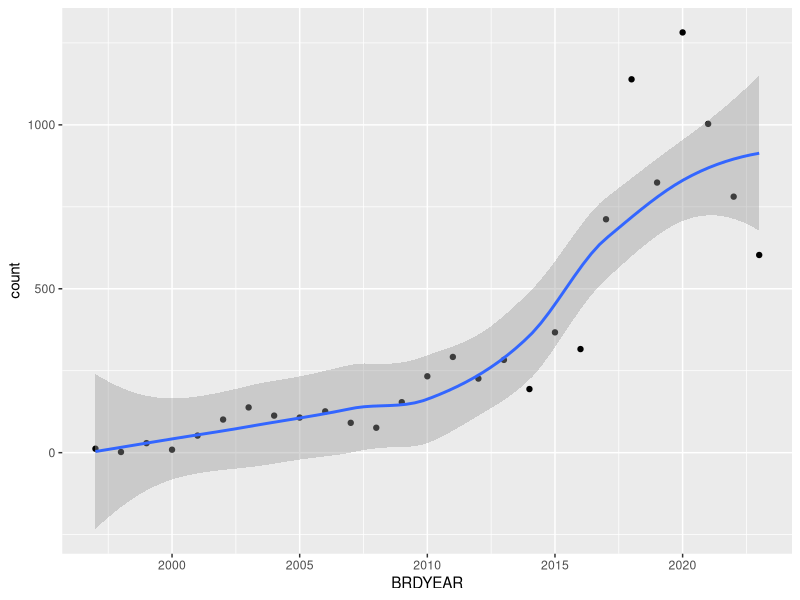
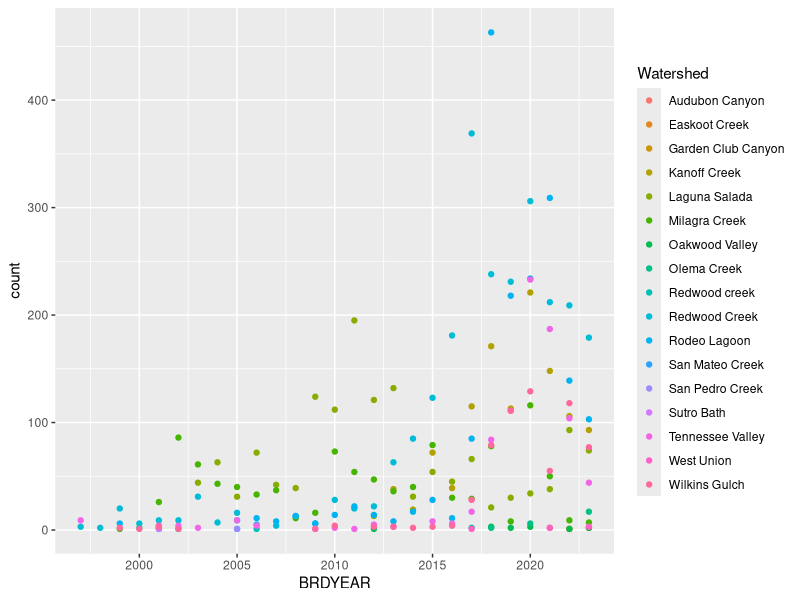
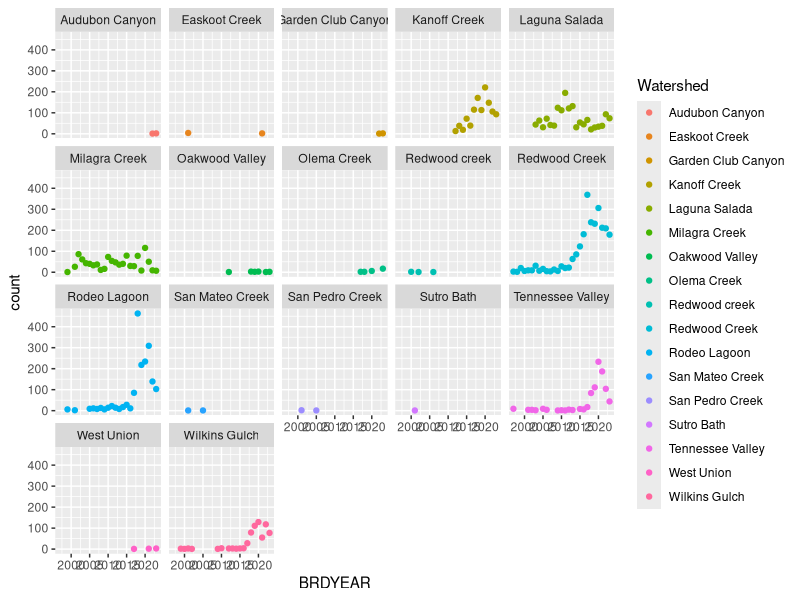
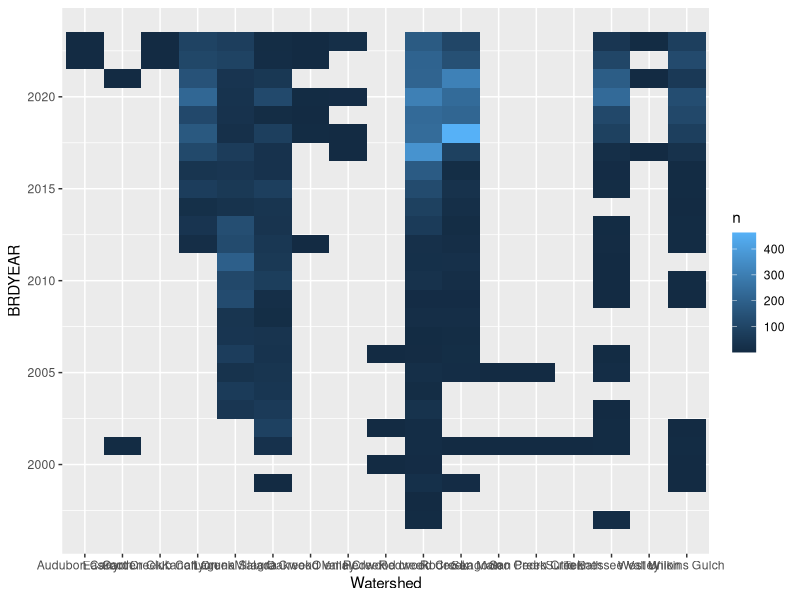
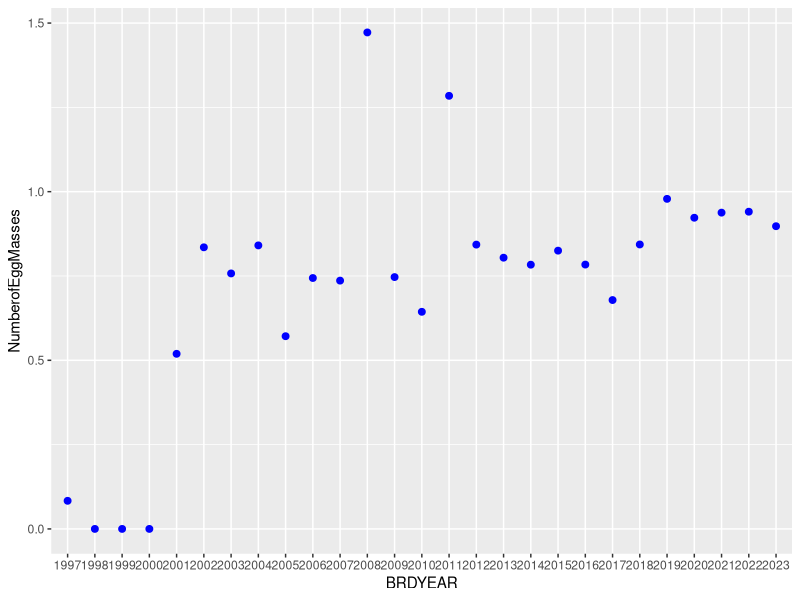
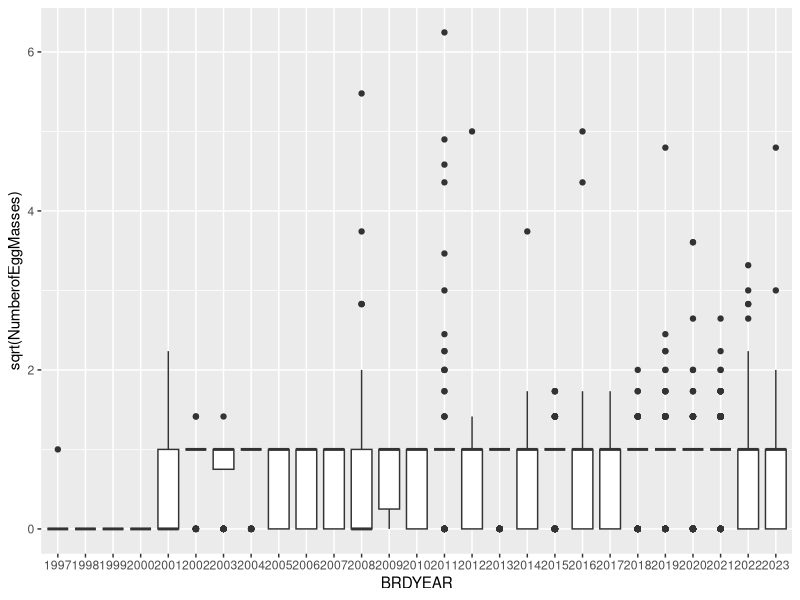
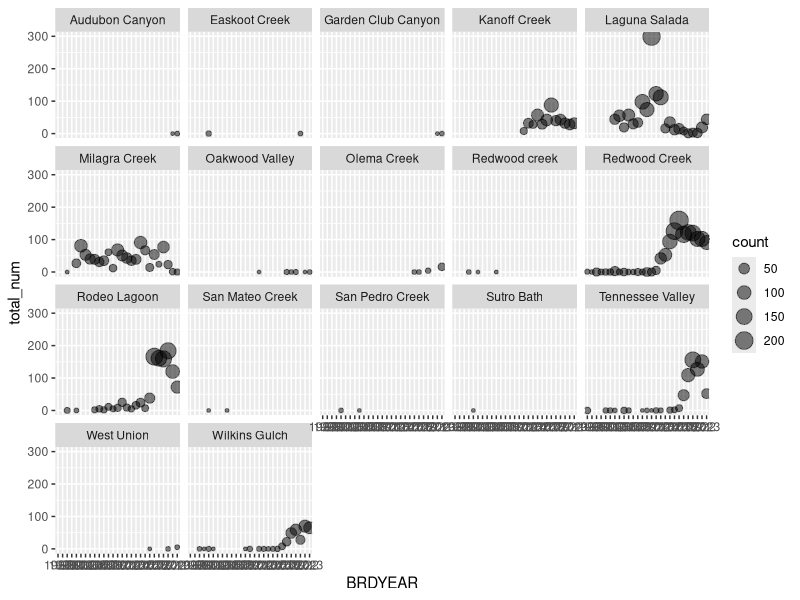
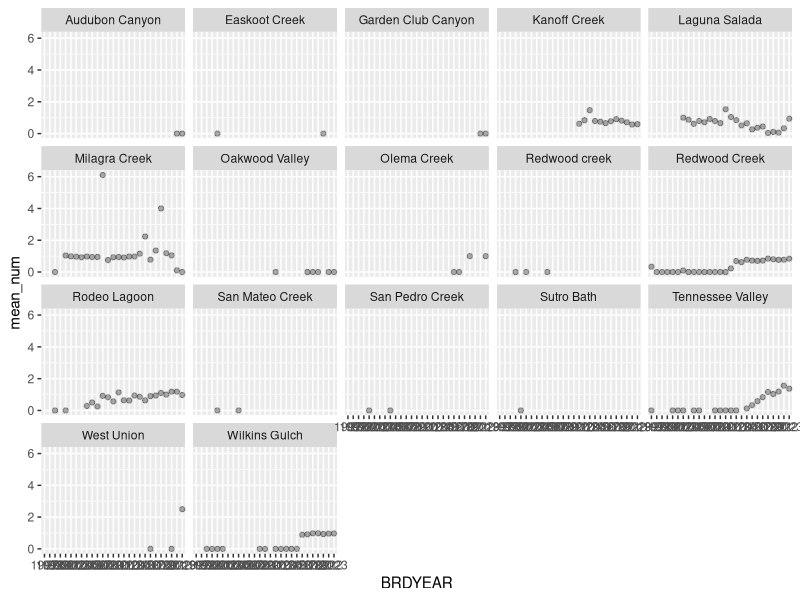

Write R code to recreate these figures, in order.
library(tidyverse)
raw_data <- read_csv("CRLF_EGG_RAWDATA.csv")

raw_data
#checking type of each column
str(raw_data)
str(raw_data,na.rm = TRUE)

#many ints in Survey_MONTH are empty but the values in Date look to be full. need to get month from Date

#maybe we should have survey length, width, water depth, etc as 1 standardized value for each pond per breeding year? Not sure how we want to do that

survey_count_by_year <- raw_data|>
  group_by(BRDYEAR)|>
  summarize(count=n())
survey_count_by_year

library(ggplot2)
ggplot(data = survey_count_by_year,aes(x=BRDYEAR,y=count))+geom_point()+geom_smooth()

survey_count_by_site <-raw_data|>
  group_by(Watershed,BRDYEAR)|>
  summarize(count=n())
survey_count_by_site
site_graph <- ggplot(survey_count_by_site,aes(x=BRDYEAR,y=count,colour=Watershed,group=Watershed))+geom_point()
site_graph
site_graph+facet_wrap(~Watershed)

survey_abundance <-raw_data|>
  count(Watershed,BRDYEAR)|>
  ggplot(mapping = aes(x=Watershed,y=BRDYEAR))+
  geom_tile(mapping = aes(fill=n))
survey_abundance

new_egg <-raw_data[raw_data$OldMass=="FALSE",]
new_total <- new_egg$NumberofEggMasses
sum(new_total, na.rm = TRUE)
summary(new_total,na.rm = TRUE)
new_egg$BRDYEAR <- factor(new_egg$BRDYEAR)

total <- new_egg$NumberofEggMasses
sum(total,na.rm = TRUE)
sum(total != 0, na.rm = TRUE)

ggplot(data = new_egg)+ 
  stat_summary(mapping = aes(x = BRDYEAR, y = NumberofEggMasses),
               fun = "mean",geom = "point",color = "blue", size= 2) 
  

ggplot(data = new_egg, mapping = aes(x = BRDYEAR, y = sqrt(NumberofEggMasses)))+
  geom_boxplot()

statistics <-new_egg|>
  group_by(BRDYEAR,Watershed)|>
  summarize(count = n(),
            mean_num = mean(NumberofEggMasses, na.rm = TRUE),
            total_num =sum(NumberofEggMasses, na.rm = TRUE)
            )
statistics

ggplot(data = statistics, mapping = aes(x = BRDYEAR, y = total_num)) +
  geom_point(aes(size = count), alpha = 1/2) + facet_wrap(~Watershed)

ggplot(data = statistics, mapping = aes(x = BRDYEAR, y = mean_num)) +
  geom_point(alpha = 1/3) + facet_wrap(~Watershed)


newtest <-new_egg|>
  group_by(NumberofEggMasses)|>
  summarize(count= n())
newtest

ggplot(data = new_egg, mapping = aes(x = NumberofEggMasses)) + 
  geom_freqpoly(mapping = aes(colour = BRDYEAR),bins = 4)+
  scale_x_continuous(limits = c(0, 3))
